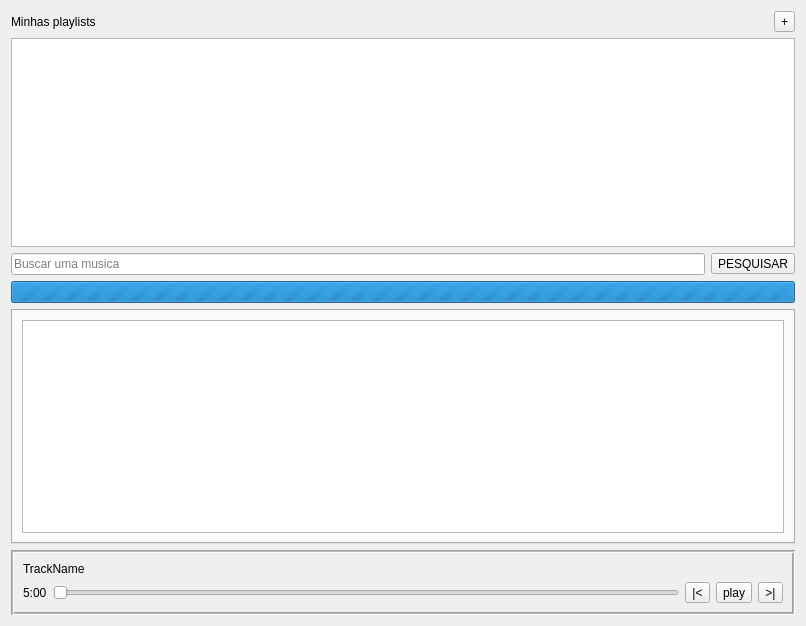
<?xml version="1.0" encoding="UTF-8"?>
<ui version="4.0">
 <class>MainForm</class>
 <widget class="QWidget" name="MainForm">
  <property name="geometry">
   <rect>
    <x>0</x>
    <y>0</y>
    <width>806</width>
    <height>626</height>
   </rect>
  </property>
  <property name="windowTitle">
   <string>Form</string>
  </property>
  <layout class="QVBoxLayout" name="verticalLayout_7">
   <item>
    <layout class="QVBoxLayout" name="verticalLayout">
     <item>
      <layout class="QHBoxLayout" name="horizontalLayout">
       <item>
        <widget class="QLabel" name="lblPlaylists">
         <property name="text">
          <string>Minhas playlists</string>
         </property>
        </widget>
       </item>
       <item>
        <widget class="QToolButton" name="addPlaylist">
         <property name="text">
          <string>+</string>
         </property>
        </widget>
       </item>
      </layout>
     </item>
     <item>
      <widget class="QListView" name="playlistList">
       <property name="selectionMode">
        <enum>QAbstractItemView::SingleSelection</enum>
       </property>
       <property name="selectionBehavior">
        <enum>QAbstractItemView::SelectRows</enum>
       </property>
       <property name="textElideMode">
        <enum>Qt::ElideNone</enum>
       </property>
      </widget>
     </item>
    </layout>
   </item>
   <item>
    <layout class="QVBoxLayout" name="verticalLayout_4">
     <item>
      <layout class="QHBoxLayout" name="horizontalLayout_4">
       <item>
        <widget class="QLineEdit" name="searchEdit">
         <property name="placeholderText">
          <string>Buscar uma musica</string>
         </property>
        </widget>
       </item>
       <item>
        <widget class="QToolButton" name="btnSearch">
         <property name="text">
          <string>PESQUISAR</string>
         </property>
        </widget>
       </item>
      </layout>
     </item>
     <item>
      <widget class="QProgressBar" name="progressSearch">
       <property name="maximum">
        <number>0</number>
       </property>
       <property name="value">
        <number>-1</number>
       </property>
       <property name="textVisible">
        <bool>false</bool>
       </property>
      </widget>
     </item>
    </layout>
   </item>
   <item>
    <layout class="QVBoxLayout" name="verticalLayout_3"/>
   </item>
   <item>
    <widget class="QTabWidget" name="tabWidget">
     <property name="tabPosition">
      <enum>QTabWidget::North</enum>
     </property>
     <property name="tabShape">
      <enum>QTabWidget::Rounded</enum>
     </property>
     <property name="currentIndex">
      <number>0</number>
     </property>
     <property name="documentMode">
      <bool>false</bool>
     </property>
     <property name="tabsClosable">
      <bool>true</bool>
     </property>
     <property name="tabBarAutoHide">
      <bool>true</bool>
     </property>
     <widget class="QWidget" name="tabPlaylist">
      <attribute name="title">
       <string>Playlist</string>
      </attribute>
      <layout class="QVBoxLayout" name="verticalLayout_5">
       <item>
        <widget class="QListView" name="playslistTracksList">
         <property name="editTriggers">
          <set>QAbstractItemView::NoEditTriggers</set>
         </property>
        </widget>
       </item>
      </layout>
     </widget>
    </widget>
   </item>
   <item>
    <widget class="QFrame" name="playerFrame">
     <property name="frameShape">
      <enum>QFrame::Box</enum>
     </property>
     <property name="frameShadow">
      <enum>QFrame::Sunken</enum>
     </property>
     <property name="midLineWidth">
      <number>1</number>
     </property>
     <layout class="QVBoxLayout" name="verticalLayout_2">
      <item>
       <widget class="QLabel" name="lblTrackName">
        <property name="text">
         <string>TrackName</string>
        </property>
       </widget>
      </item>
      <item>
       <layout class="QHBoxLayout" name="horizontalLayout_3">
        <item>
         <widget class="QLabel" name="lblTime">
          <property name="text">
           <string>5:00</string>
          </property>
         </widget>
        </item>
        <item>
         <widget class="QSlider" name="playProgressIndicator">
          <property name="orientation">
           <enum>Qt::Horizontal</enum>
          </property>
         </widget>
        </item>
        <item>
         <layout class="QHBoxLayout" name="horizontalLayout_2">
          <item>
           <widget class="QToolButton" name="btnPrevious">
            <property name="autoFillBackground">
             <bool>false</bool>
            </property>
            <property name="text">
             <string>|&lt;</string>
            </property>
            <property name="popupMode">
             <enum>QToolButton::DelayedPopup</enum>
            </property>
           </widget>
          </item>
          <item>
           <widget class="QToolButton" name="toolButton_2">
            <property name="autoFillBackground">
             <bool>false</bool>
            </property>
            <property name="text">
             <string>play</string>
            </property>
            <property name="popupMode">
             <enum>QToolButton::DelayedPopup</enum>
            </property>
           </widget>
          </item>
          <item>
           <widget class="QToolButton" name="btnSkip">
            <property name="autoFillBackground">
             <bool>false</bool>
            </property>
            <property name="text">
             <string>&gt;|</string>
            </property>
            <property name="popupMode">
             <enum>QToolButton::DelayedPopup</enum>
            </property>
           </widget>
          </item>
         </layout>
        </item>
       </layout>
      </item>
     </layout>
    </widget>
   </item>
  </layout>
 </widget>
 <resources/>
 <connections/>
</ui>
